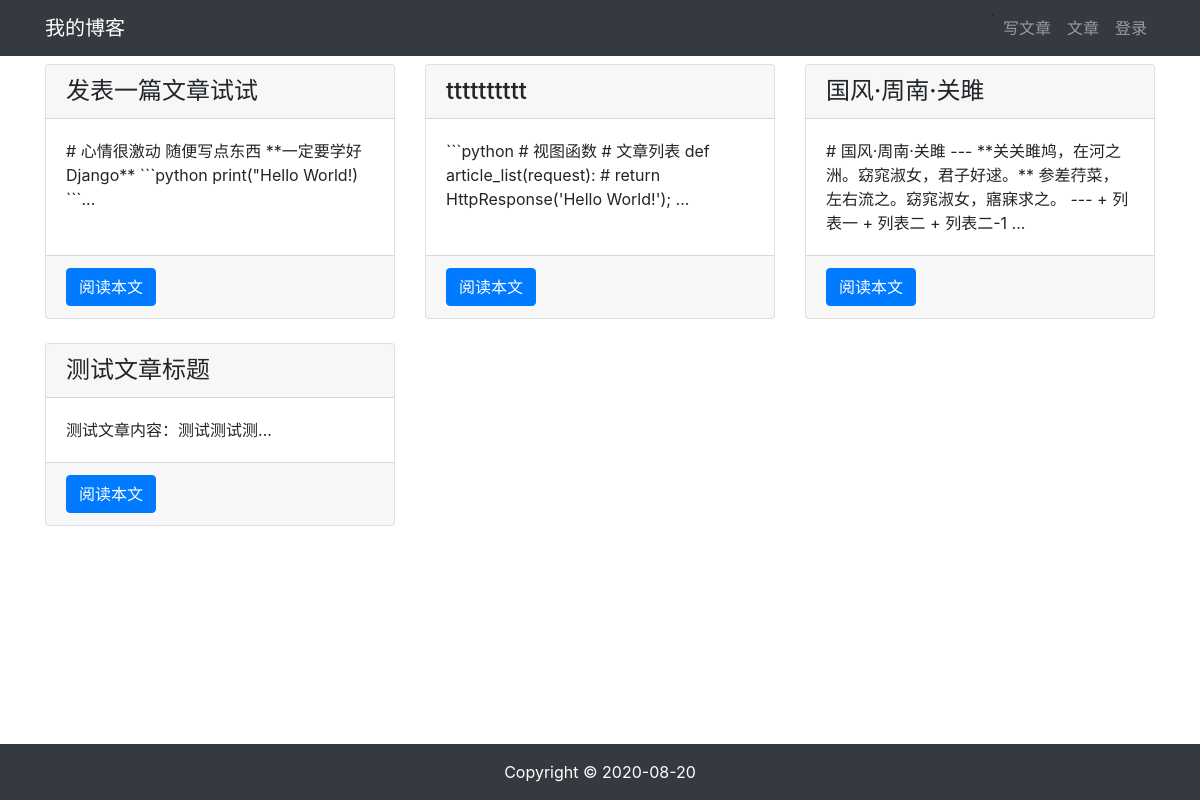
Screenshot of /article/article_list with the database file from the repository.
### article/models.py (models this page shows, shortened)
class ArticlePost(models.Model):
    author = models.ForeignKey(User, on_delete=models.CASCADE)
    title = models.CharField(max_length=100)
    body_content = models.TextField()
    created_time = models.DateTimeField(default=timezone.now)
    updated_time = models.DateTimeField(auto_now=True)
    class Meta:
        ordering = ('-created_time',)

### article/views.py (the view)
# urls.py: path('article_list', article.views.article_list, name='article_list'),
def article_list(request):
    all_article = ArticlePost.objects.all()
    context = {
        'all_article': all_article
    }
    return render(request, 'article/list.html', context)

### templates/article/list.html (shortened to what this page needs)
{% extends "base.html" %}
{% load staticfiles %}
{% block content %}
<div class="container">
    <div class="row mt-2">
        {% for article in all_article %}
        <div class="col-4 mb-4">
            <div class="card h-100">
                <h4 class="card-header">{{ article.title }}</h4>
                <div class="card-body">
                    <p class="card-text">{{ article.body_content|slice:'100' }}...</p>
                </div>
                <div class="card-footer">
                    <a href="{% url 'article:article_detail' article.id %}" class="btn btn-primary">阅读本文</a>
                </div>
            </div>
        </div>
        {% endfor %}
    </div>
</div>
{% endblock content %}

### rows the page displays
ArticlePost: title "发表一篇文章试试", body_content "# 心情很激动 随便写点东西 **一定要学好Django** ```python print(\"Hello World!) ```"
ArticlePost: title "tttttttttt", body_content "```python # 视图函数 # 文章列表 def article_list(request): # return HttpResponse('Hello World!');"
ArticlePost: title "国风·周南·关雎", body_content "# 国风·周南·关雎 --- **关关雎鸠，在河之洲。窈窕淑女，君子好逑。** 参差荇菜，左右流之。窈窕淑女，寤寐求之。 --- + 列表一 + 列表二 + 列表二-1"
ArticlePost: title "测试文章标题", body_content "测试文章内容：测试测试测"
